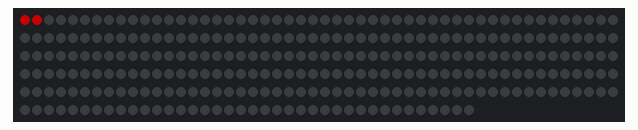
This sketch was run on a simulated Arduino Uno, built with avr-gcc and run on an emulated ATmega328P. On the bench: 288 RGB LEDs in strip order, left to right, continuing on the next row. Dim RGB values are drawn brighter than linear.

Above: at 0.17 s.
At 8.07 s:
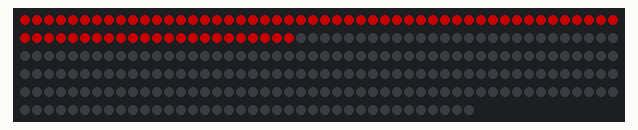
At 16.08 s:
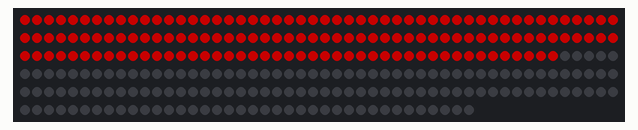
At 23.99 s:
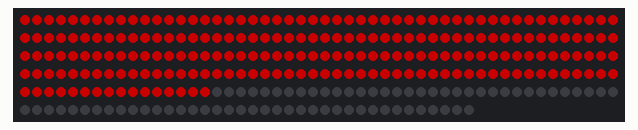
At 32.0 s:
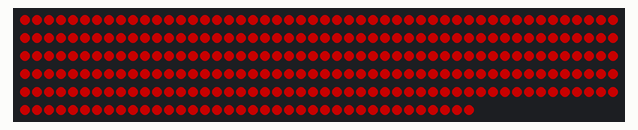

The sketch:

WS2812b_First_led_white.ino
```cpp
#include <FastLED.h>

#define LED_PIN 6
#define NUM_LEDS 288

CRGB leds[NUM_LEDS];

void setup() {
  FastLED.addLeds<WS2812, LED_PIN, GRB>(leds, NUM_LEDS);
}

void loop() {
  for(int i =0;i<288;i++){
      leds[i] = CRGB(100, 0, 0);
  FastLED.show();
  delay(100);

  }

}
```
